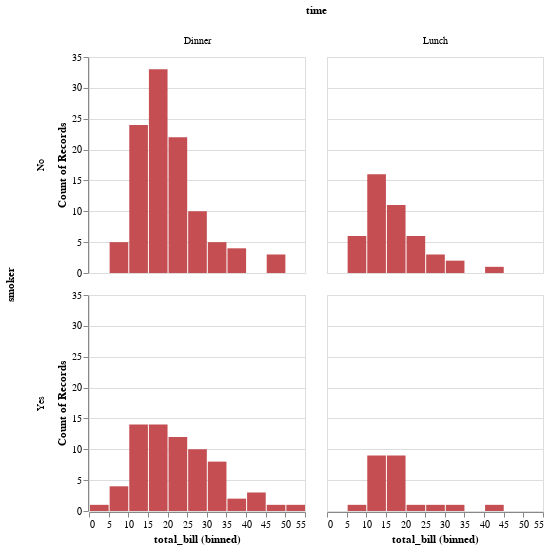

The cell this chart's notebook holds for it:
### Code cell
import numpy as np
bins = np.arange(0, 65, 5)

c = salt.FacetGrid(tips, col="time",  row="smoker")
display(c.map_dataframe(palt.hist, "total_bill", color="r"))

g = sns.FacetGrid(tips, col="time",  row="smoker")
g = g.map(plt.hist, "total_bill", bins=bins, color="r")

### Figure 1 — Vega-Lite specification as saved in the notebook (floating-point values rounded to 4 significant figures; data arrays with more than 128 entries replaced by an {"elided": "..."} marker saying what was removed)
{"$schema": "https://vega.github.io/schema/vega-lite/v2.4.1.json", "config": {"range": {"category": ["rgba(76,114,176,1)", "rgba(221,132,82,1)", "rgba(85,168,104,1)", "rgba(196,78,82,1)", "rgba(129,114,179,1)", "rgba(147,120,96,1)", "rgba(218,139,195,1)", "rgba(140,140,140,1)", "rgba(204,185,116,1)", "rgba(100,181,205,1)"]}, "view": {"height": 300, "width": 400}}, "data": {"values": {"elided": "244 records"}}, "facet": {"column": {"field": "time", "type": "nominal"}, "row": {"field": "smoker", "type": "nominal"}}, "spec": {"encoding": {"color": {"value": "rgba(196,78,82,1)"}, "x": {"bin": true, "field": "total_bill", "type": "quantitative"}, "y": {"aggregate": "count", "type": "quantitative"}}, "height": 216, "mark": "bar", "width": 216}}
